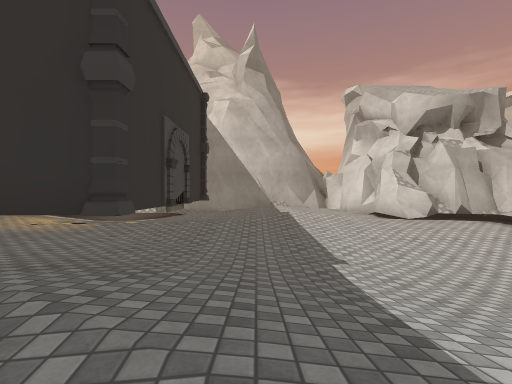
View 1 (above)

23 first-person views from a walk through a 3-D level made in the Unity game engine. The camera is 1.2 m above the floor, looks level and sees 85° across. The floor is counted in squares, 2 m on a side. Each view is taken from the middle of a square. On the plan, view 1 faces up. The plan holds only what a view shows up to about 9 squares ahead; the rest is blank. The place goes on beyond the plan. Some surface patterns are stand-ins.

View 2
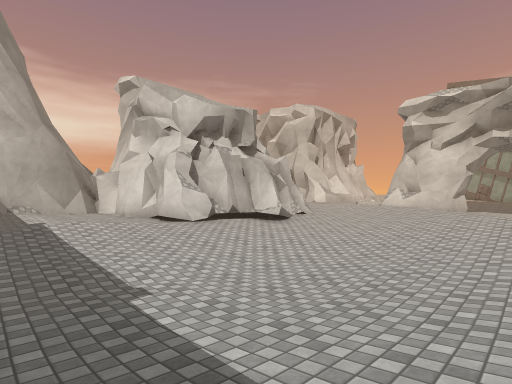

View 3
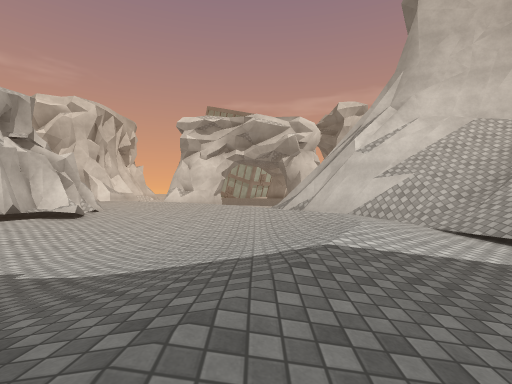

View 4
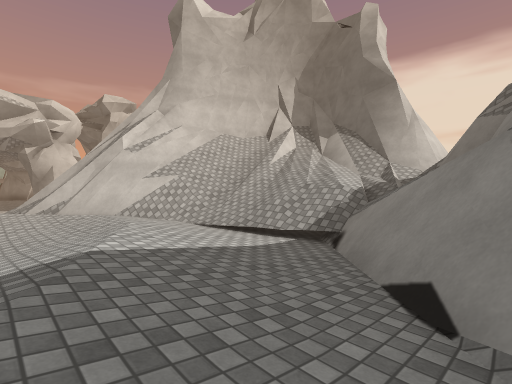

View 5
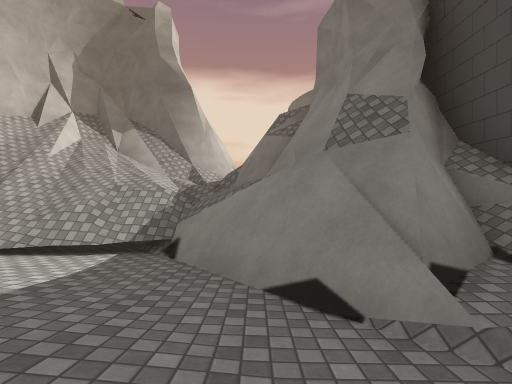

View 6
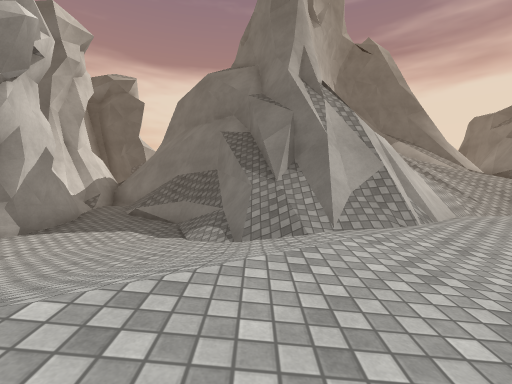

View 7
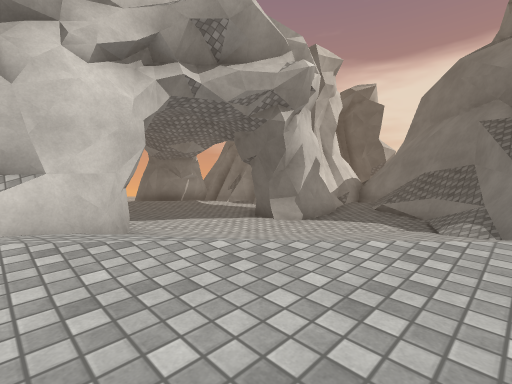

View 8
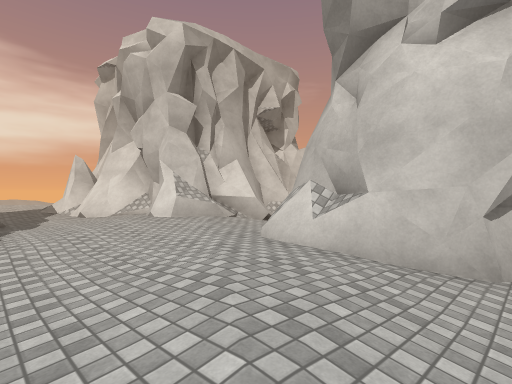

View 9
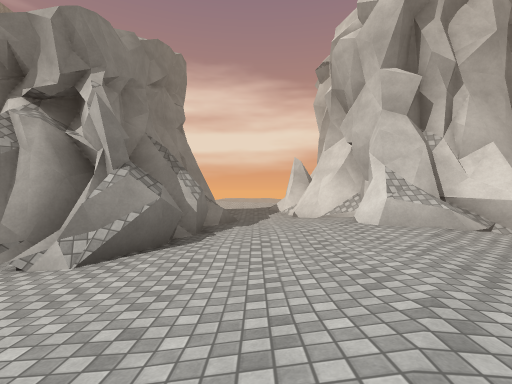

View 10
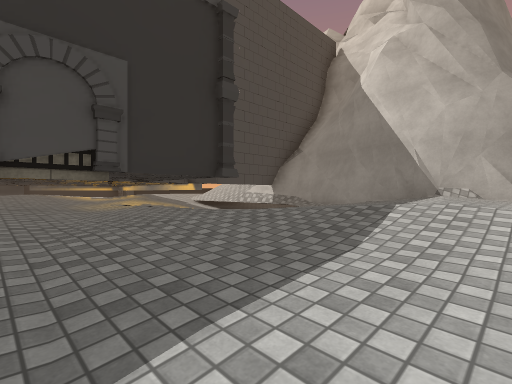

View 11
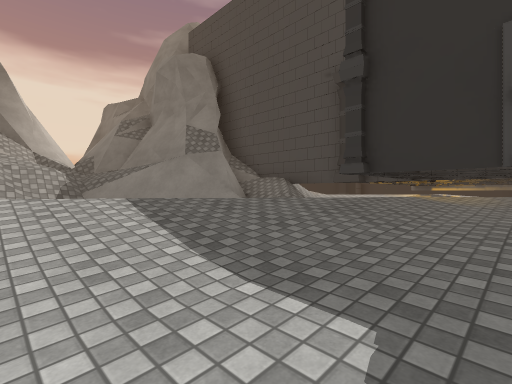

View 12
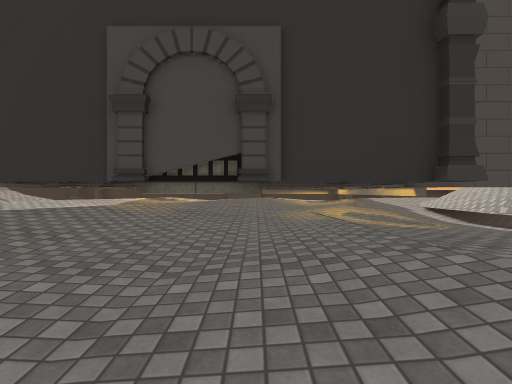

View 13
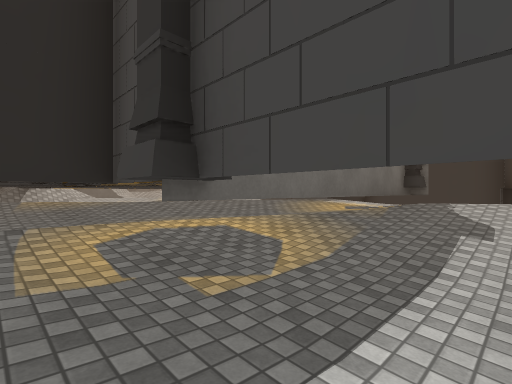

View 14
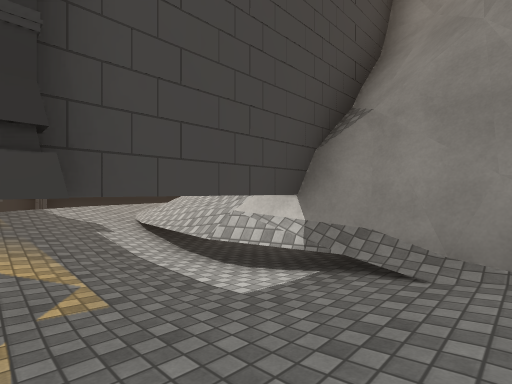

View 15
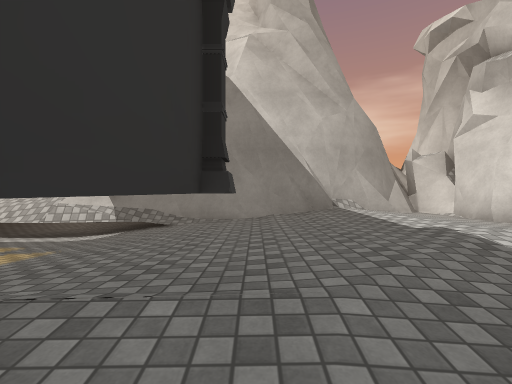

View 16
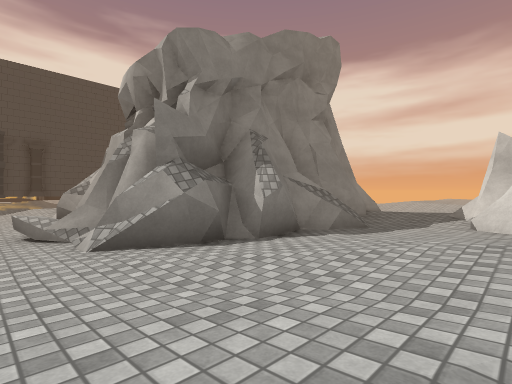

View 17
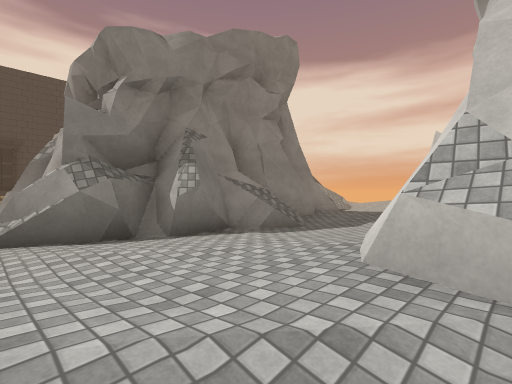

View 18
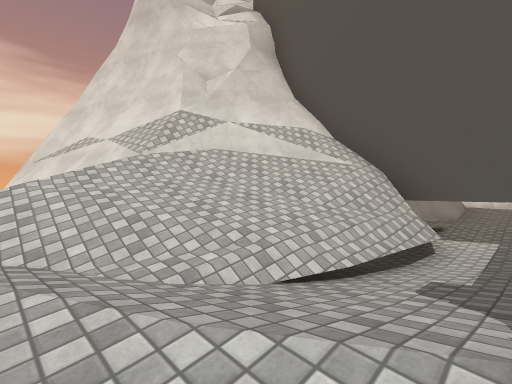

View 19
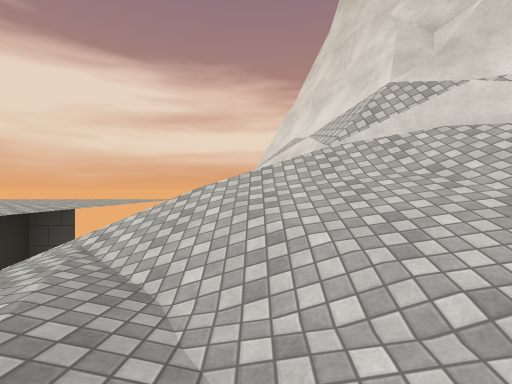

View 20
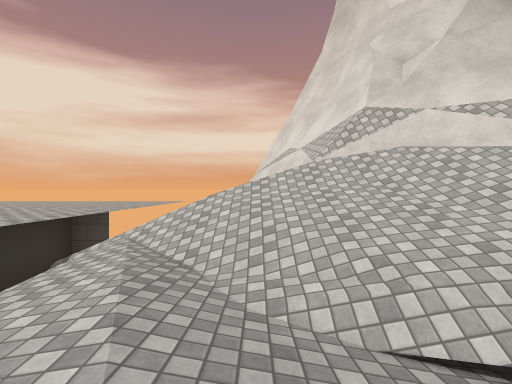

View 21
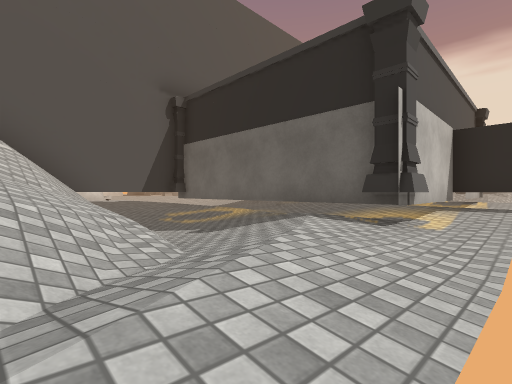

View 22
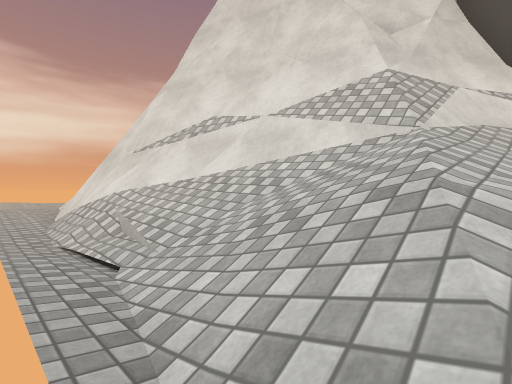

View 23
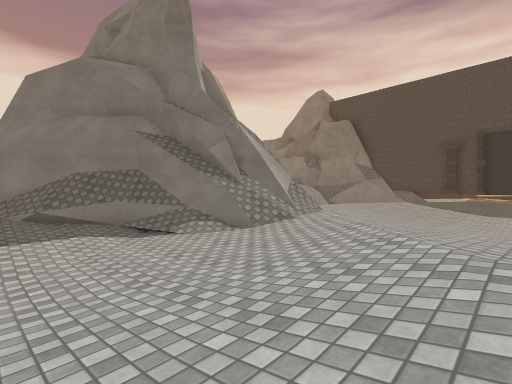

### Floor plan
Key: @ floor where view 1 was taken; # wall or solid block; . main floor; : floor 0.25 m higher than the main floor; - floor 0.25 m lower than the main floor; + floor 0.5 m higher than the main floor; _ floor 0.5 m lower than the main floor; * floor 0.75 m higher than the main floor; / step, stairs or slope; = window, fence, low wall or low ledge; ^ raised ledge; P pillar.
Columns run from 12 left of view 1 to 15 right of it. Each row starts with its distance up from view 1.
 20   +#
 19   /#
 18 ^ /#
 17 ^^/###
 16 ^^//##
 15 ^^//=##              #
 14 ^^///=##        #    #++##
 13 ^+////=###     ###   #:::#
 12 ^./////###    ###   ###::##
 11  ^*+////#######:#    ##:++#
 10 ^^++.//=#..:+*+:#    ##++/##
  9 # +*+..-#..:+*+:###  #:++/=#
  8   P ### #..:+++:######:++*++
  7   #  ^^^#.::++:::.///=::+*+
  6   # ^^^^^##::........::++/#
  5  ^#^^^^^^^#....--....::+*^#
  4       ^^^^#..--__--.::+*+/#
  3   #^^^^^^##:..-__-..:+*+..#.
  2   # ^^^^#*++:..--..:++:.....
  1   #  #  # ++++:...:+*:..---.
  0         #/::@*++++*/=/.--_..
 -1         #+#.:++***##==/---##
 -2         ####..::+/###==...#
 -3         ###==/////####==/:#
 -4           #///////####^=/+##
 -5           #////////^  ^^###
 -6           ## ///=/#^   ^^
 -7             ##=/=#^     ##

Where each view was taken, in squares from view 1:
view 1: 0 up, 0 right, facing up
view 2: 1 up, 0 right, facing up-right
view 3: 1 up, 2 left, facing right
view 4: 1 up, 2 left, facing down-right
view 5: 1 up, 1 left, facing down
view 6: 4 up, 9 right, facing down
view 7: 5 up, 9 right, facing down-right
view 8: 3 up, 10 right, facing up-right
view 9: 4 up, 11 right, facing up
view 10: 4 up, 2 right, facing up-left
view 11: 4 up, 2 right, facing down-left
view 12: 5 up, 1 right, facing left
view 13: 10 up, 3 left, facing down-left
view 14: 8 up, 2 left, facing up-left
view 15: 5 up, 1 left, facing up
view 16: 6 up, 13 right, facing up-left
view 17: 7 up, 14 right, facing up-left
view 18: 9 up, 10 left, facing up-right
view 19: 10 up, 9 left, facing up
view 20: 9 up, 9 left, facing up
view 21: 12 up, 11 left, facing down-right
view 22: 13 up, 11 left, facing up-right
view 23: 4 up, 13 right, facing down-left
